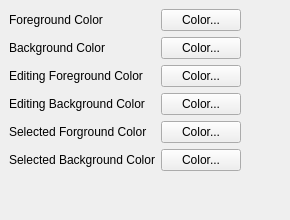
       <widget class="QWidget" name="page2" >
        <layout class="QVBoxLayout" >
         <property name="margin" >
          <number>9</number>
         </property>
         <property name="spacing" >
          <number>6</number>
         </property>
         <item>
          <layout class="QHBoxLayout" >
           <property name="margin" >
            <number>0</number>
           </property>
           <property name="spacing" >
            <number>6</number>
           </property>
           <item>
            <layout class="QGridLayout" >
             <property name="margin" >
              <number>0</number>
             </property>
             <property name="spacing" >
              <number>6</number>
             </property>
             <item row="1" column="0" >
              <widget class="QLabel" name="label_12" >
               <property name="text" >
                <string>&lt;html>&lt;head>&lt;meta name="qrichtext" content="1" />&lt;/head>&lt;body style=" white-space: pre-wrap; font-family:MS Shell Dlg; font-weight:400; font-style:normal; text-decoration:none;">&lt;p style=" margin-top:0px; margin-bottom:0px; margin-left:0px; margin-right:0px; -qt-block-indent:0; text-indent:0px;">Background Color&lt;/p>&lt;/body>&lt;/html></string>
               </property>
              </widget>
             </item>
             <item row="5" column="0" >
              <widget class="QLabel" name="label_16" >
               <property name="text" >
                <string>&lt;html>&lt;head>&lt;meta name="qrichtext" content="1" />&lt;/head>&lt;body style=" white-space: pre-wrap; font-family:MS Shell Dlg; font-weight:400; font-style:normal; text-decoration:none;">&lt;p style=" margin-top:0px; margin-bottom:0px; margin-left:0px; margin-right:0px; -qt-block-indent:0; text-indent:0px;">Selected Background Color&lt;/p>&lt;/body>&lt;/html></string>
               </property>
              </widget>
             </item>
             <item row="4" column="0" >
              <widget class="QLabel" name="label_15" >
               <property name="text" >
                <string>&lt;html>&lt;head>&lt;meta name="qrichtext" content="1" />&lt;/head>&lt;body style=" white-space: pre-wrap; font-family:MS Shell Dlg; font-weight:400; font-style:normal; text-decoration:none;">&lt;p style=" margin-top:0px; margin-bottom:0px; margin-left:0px; margin-right:0px; -qt-block-indent:0; text-indent:0px;">Selected Forground Color&lt;/p>&lt;/body>&lt;/html></string>
               </property>
              </widget>
             </item>
             <item row="3" column="0" >
              <widget class="QLabel" name="label_14" >
               <property name="text" >
                <string>&lt;html>&lt;head>&lt;meta name="qrichtext" content="1" />&lt;/head>&lt;body style=" white-space: pre-wrap; font-family:MS Shell Dlg; font-weight:400; font-style:normal; text-decoration:none;">&lt;p style=" margin-top:0px; margin-bottom:0px; margin-left:0px; margin-right:0px; -qt-block-indent:0; text-indent:0px;">Editing Background Color&lt;/p>&lt;/body>&lt;/html></string>
               </property>
              </widget>
             </item>
             <item row="2" column="0" >
              <widget class="QLabel" name="label_13" >
               <property name="text" >
                <string>&lt;html>&lt;head>&lt;meta name="qrichtext" content="1" />&lt;/head>&lt;body style=" white-space: pre-wrap; font-family:MS Shell Dlg; font-weight:400; font-style:normal; text-decoration:none;">&lt;p style=" margin-top:0px; margin-bottom:0px; margin-left:0px; margin-right:0px; -qt-block-indent:0; text-indent:0px;">Editing Foreground Color&lt;/p>&lt;/body>&lt;/html></string>
               </property>
              </widget>
             </item>
             <item row="0" column="0" >
              <widget class="QLabel" name="label_11" >
               <property name="text" >
                <string>&lt;html>&lt;head>&lt;meta name="qrichtext" content="1" />&lt;/head>&lt;body style=" white-space: pre-wrap; font-family:MS Shell Dlg; font-weight:400; font-style:normal; text-decoration:none;">&lt;p style=" margin-top:0px; margin-bottom:0px; margin-left:0px; margin-right:0px; -qt-block-indent:0; text-indent:0px;">Foreground Color&lt;/p>&lt;/body>&lt;/html></string>
               </property>
              </widget>
             </item>
             <item row="0" column="1" >
              <widget class="ColorButton" name="foregroundColorSelector" >
               <property name="text" >
                <string>Color...</string>
               </property>
              </widget>
             </item>
             <item row="1" column="1" >
              <widget class="ColorButton" name="backgroundColorSelector" >
               <property name="text" >
                <string>Color...</string>
               </property>
              </widget>
             </item>
             <item row="2" column="1" >
              <widget class="ColorButton" name="editingForegroundColorSelector" >
               <property name="text" >
                <string>Color...</string>
               </property>
              </widget>
             </item>
             <item row="3" column="1" >
              <widget class="ColorButton" name="editingBackgroundColorSelector" >
               <property name="text" >
                <string>Color...</string>
               </property>
              </widget>
             </item>
             <item row="4" column="1" >
              <widget class="ColorButton" name="selectedForegroundColorSelector" >
               <property name="text" >
                <string>Color...</string>
               </property>
              </widget>
             </item>
             <item row="5" column="1" >
              <widget class="ColorButton" name="selectedBackgroundColorSelector" >
               <property name="text" >
                <string>Color...</string>
               </property>
              </widget>
             </item>
            </layout>
           </item>
           <item>
            <spacer>
             <property name="orientation" >
              <enum>Qt::Horizontal</enum>
             </property>
             <property name="sizeHint" >
              <size>
               <width>40</width>
               <height>20</height>
              </size>
             </property>
            </spacer>
           </item>
          </layout>
         </item>
         <item>
          <spacer>
           <property name="orientation" >
            <enum>Qt::Vertical</enum>
           </property>
           <property name="sizeHint" >
            <size>
             <width>20</width>
             <height>40</height>
            </size>
           </property>
          </spacer>
         </item>
        </layout>
       </widget>
